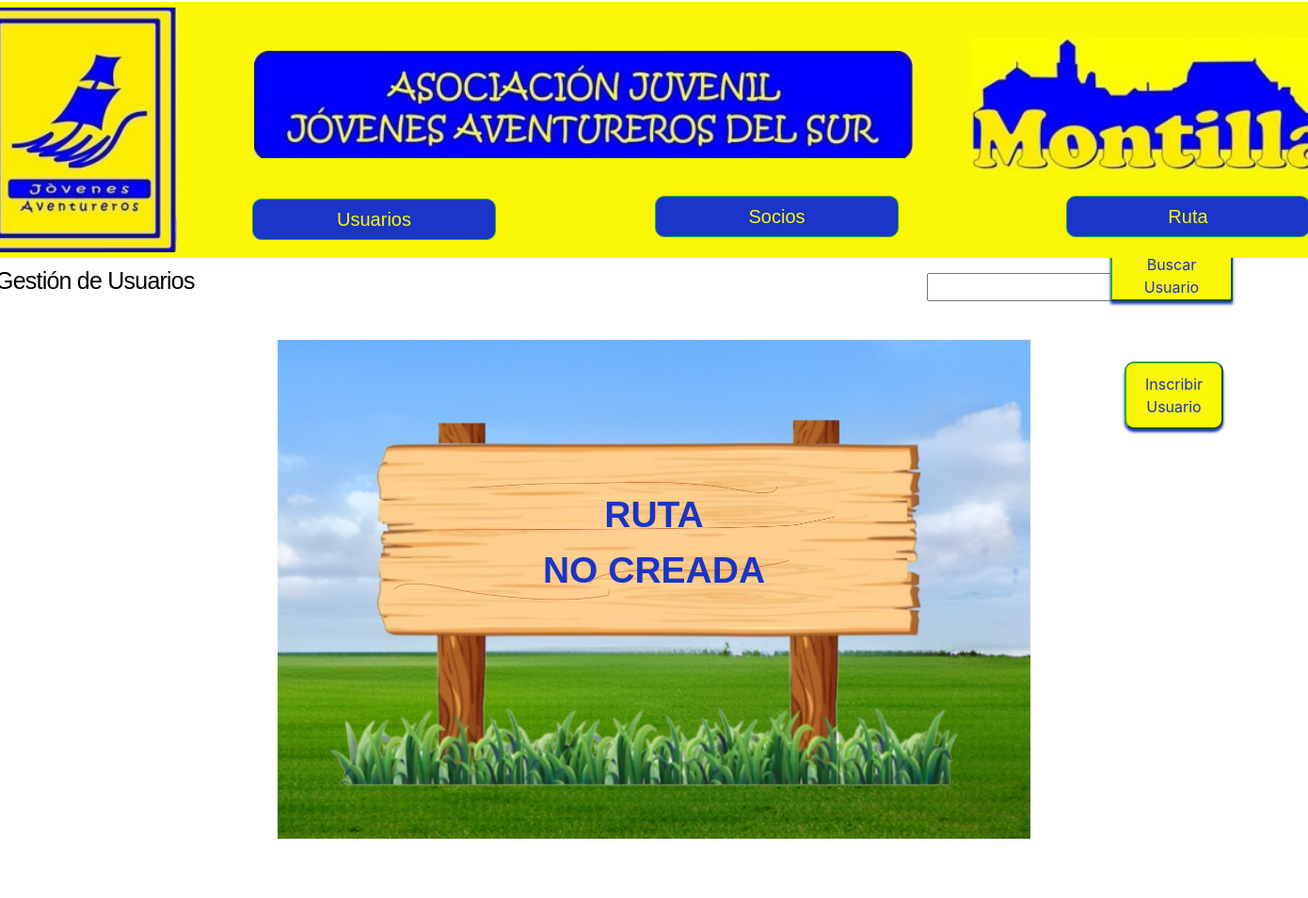
Before: /socios/mostrarSocios/ with the older database file.
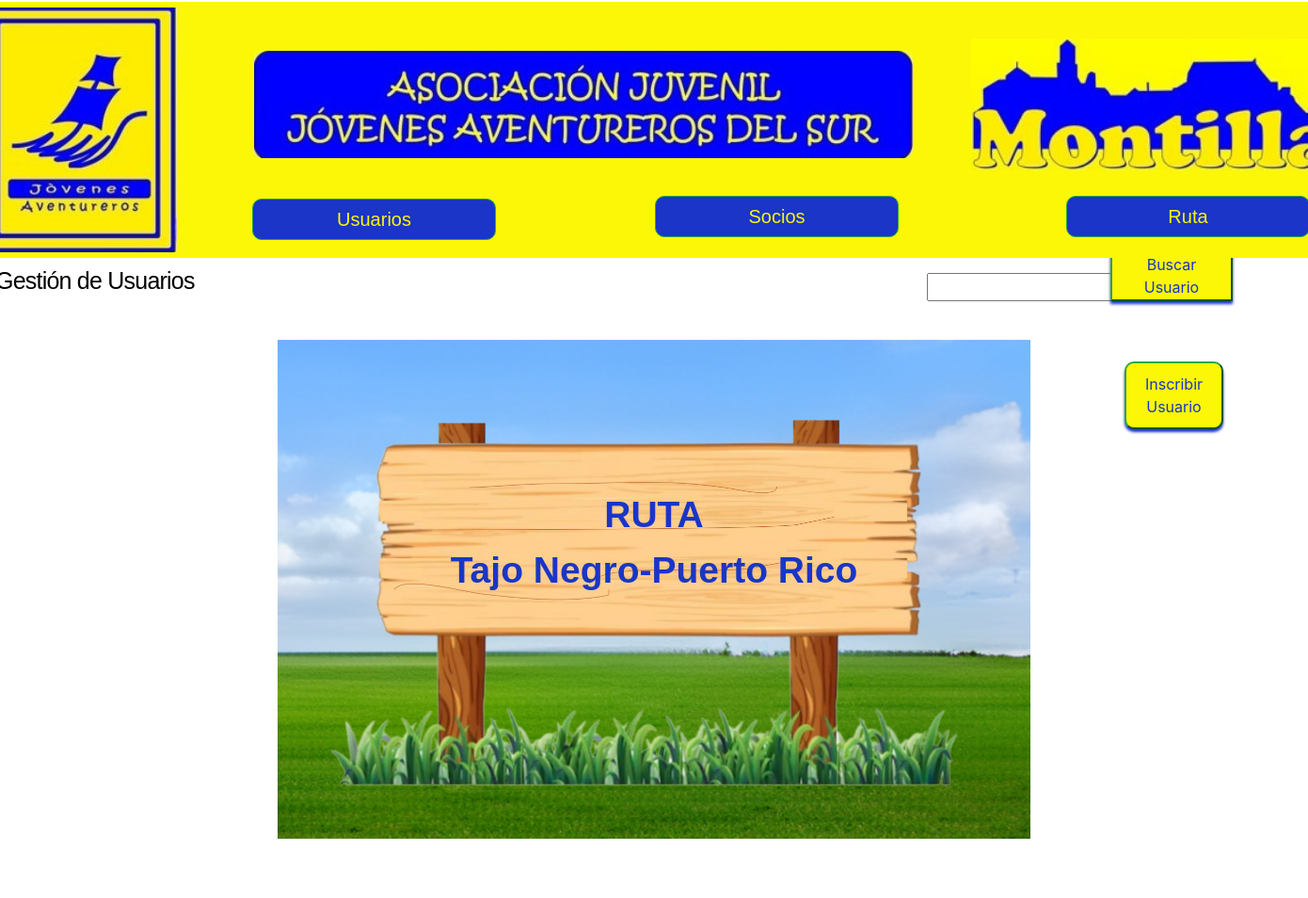
After: the same page with the newer database file.
### Socios/models.py (models this page shows, shortened)
class Inscripciones(models.Model):
    id = models.AutoField(primary_key=True)
    nombre = models.CharField(max_length=30)
    destino = models.CharField(max_length=30, blank=False)
    fecha = models.CharField(max_length=16, blank=False)
    distancia = models.IntegerField(default=0)
    dificultad = models.CharField(max_length=20, choices=DIFICULTAD, default=BAJA)
    precio_socio = models.PositiveIntegerField()
    precio_no_socio = models.PositiveIntegerField()
    finalizada = models.BooleanField(default=False)
    recaudacion_socios = models.IntegerField(default=0)
    recaudacion_no_socios = models.IntegerField(default=0)
    pago_metalico = models.IntegerField(default=0)
    pago_banco = models.IntegerField(default=0)
    total_socios = models.IntegerField(default=0)
    total_no_socios = models.IntegerField(default=0)
    total_guias = models.IntegerField(default=0)

### Socios/views.py (the view)
# urls.py: path("mostrarSocios/", listar_Socios, name="Listar Socios"),
def listar_Socios(request):
    total_inscripcion = Inscripciones.objects.filter(finalizada = False).count()
    inscripcion = Inscripciones.objects.filter(finalizada = False).first()
    if inscripcion is None:
        nombre = "NO CREADA"
    else:
        nombre = inscripcion.nombre
    socios = Socios.objects.all().order_by("apellidos")
    return render(request, 'socios/mostrarSocios.html', {"entity":socios, "nombre":nombre, "num_inscripcion":total_inscripcion})

### Socios/templates/socios/mostrarSocios.html
{% extends "jovenesAventureros/base.html" %}
{% load crispy_forms_tags %}
{% load static %}
{% block content %}
  <div class="overlap-groupRegister">
    <p class="gestiones" style="font-size: 25px; margin-left: -660px; margin-top: -345px;">Gestión de Usuarios</p>
    <form action="buscar/" method="GET" style="margin-left: 890px; margin-top: -30px;">
      <input type="text" name="usern">
      <button class="btn2 btn-success" style="background-color: #FBF707;color: rgba(26, 53, 199, 1);margin-left: 325px; width: 130px;transform: translate(-100%, -100%);">Buscar Usuario</button>
  </form>
  <button type="submit" class="btn2 btn-success" style="margin-top: 10px; margin-bottom: 20px;background-color: #FBF707; border-radius: 10px; color: rgba(26, 53, 199, 1); margin-left:1100px;padding: 10px 15px;"><a href="{% url 'Crear Socios' %}" style="color: rgba(26, 53, 199, 1);">Inscribir Usuario</a></button>
  <div style="position: relative; margin-top: 200px;">
    <div>
        <img class="logoV" src="{% static 'JA/img/cielo2.jpg' %}"/>
    </div>
    <div style="position: absolute; top: -100px; left: 600px; transform: translate(-50%, -50%); text-align: center; width: 100%;">
        <div style="font-family: Sora-Regular, Helvetica; font-weight: 600; font-size: 39px; color: rgba(26, 53, 199, 1);">RUTA</div>
        <div style="font-family: Sora-Regular, Helvetica; font-weight: 600; font-size: 39px; color: rgba(26, 53, 199, 1);">{{nombre}}</div>
    </div>
</div>
    </div>
{% endblock %}

Changed rows visible on the page:
added Inscripciones: nombre "Tajo Negro-Puerto Rico"
Other visible differences:
{{ nombre }}: "NO CREADA" → (not shown)
